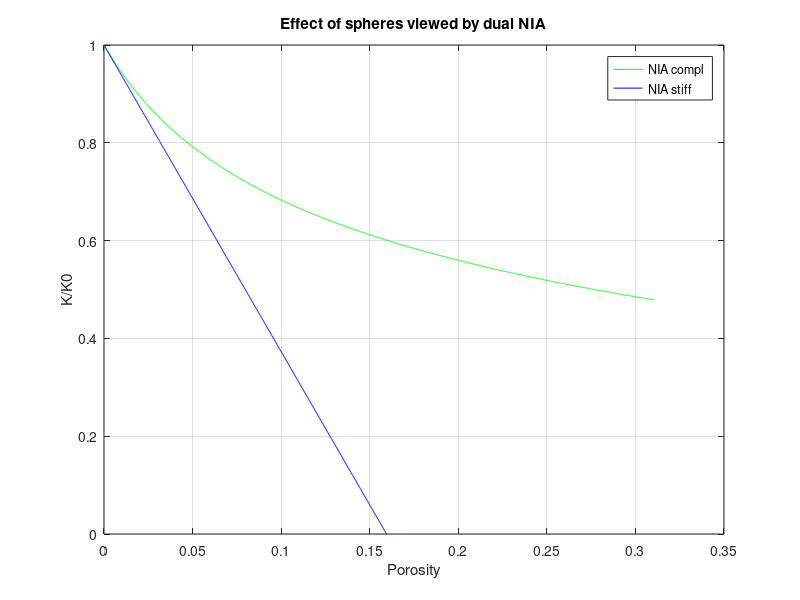
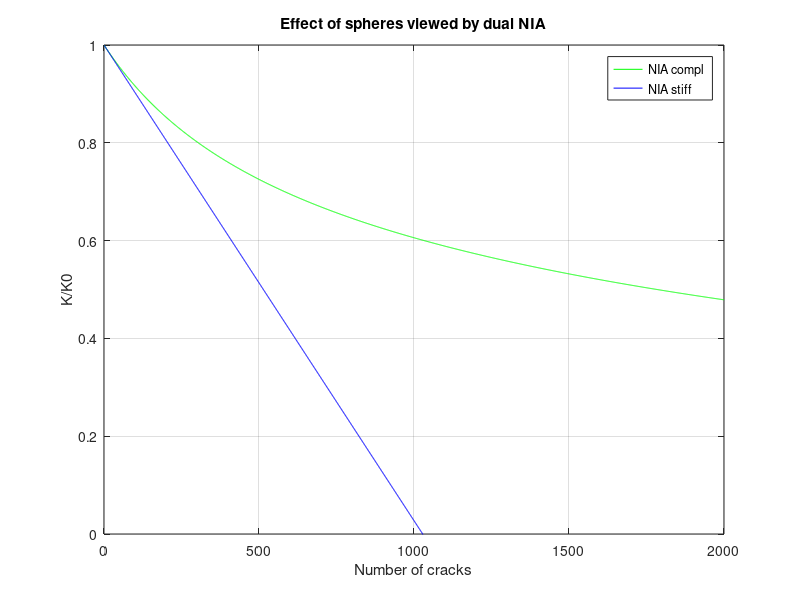
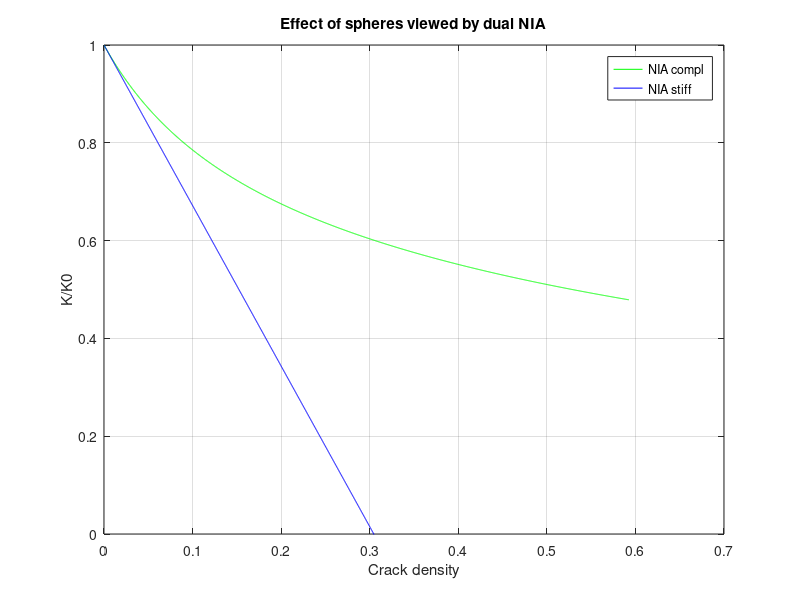
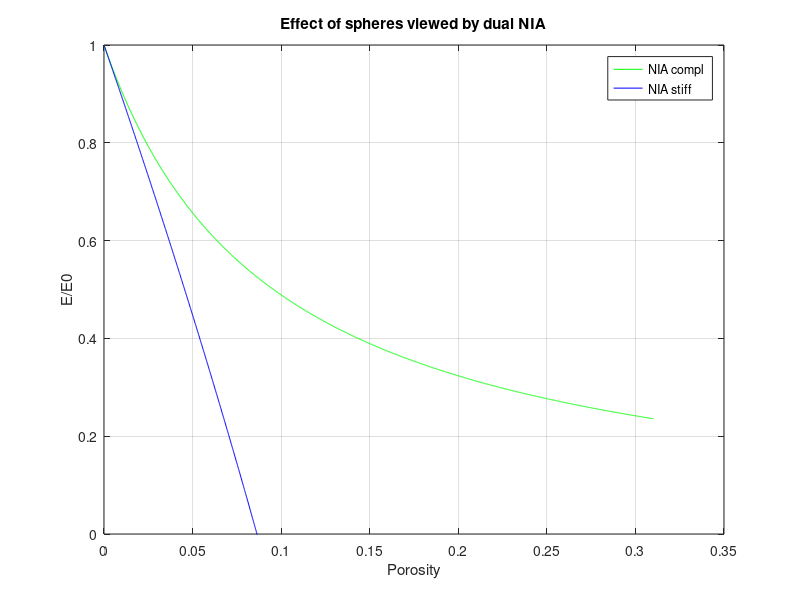

Reproduce these figures in MATLAB, in order.
clear all; close all; clc;

%%%%%%%%%%%%%%%%%%%%%%%%%%%%%%%%%%%%%%%%%%%%%%%%%%%%%%%%%%%%%%%%%%%%%%
%            Choose background and inclusion properties              %
%%%%%%%%%%%%%%%%%%%%%%%%%%%%%%%%%%%%%%%%%%%%%%%%%%%%%%%%%%%%%%%%%%%%%%
vol=30*30*30;
% vol=62.5*pi*12.5^2;         % volume of the sample (in mm3)
E=1;                        % background Young modulus (in GPa)
v=0.23;                     % background Poisson ratio
l=E.*v./((1+v).*(1-2.*v));  % background lame parameter
G=E./(2+2.*v);              % background rigidity
K=E./(3.*(1-2.*v));         % background bulk modulus
Kf=0/0.45;                  % min 0GPa (air) max 8GPa (ice at zero deg) 

% first inclusion type
for j=1:2000
n(1)=1*j;                     % number of defined inclusions
a(1)=2;                     % radius of circular inclusion (in mm)
y(1)=0.125;                    % aspect ratio of inclusion
or(1)=0;                    % orientation of inclusion 0=horizontal 1=vertical

% second inclusion type
n(2)=0;                     % number of defined inclusions
a(2)=8;                     % radius of circular inclusion (in mm)
y(2)=0.2;                    % aspect ratio of inclusion
or(2)=1;                    % orientation of inclusion 0=horizontal 1=vertical

%%%%%%%%%%%%%%%%%%%%%%%%%%%%%%%%%%%%%%%%%%%%%%%%%%%%%%%%%%%%%%%%%%%%%%
%               Compute effective elastic properties                 %
%%%%%%%%%%%%%%%%%%%%%%%%%%%%%%%%%%%%%%%%%%%%%%%%%%%%%%%%%%%%%%%%%%%%%%

 Cb= [ l+2.*G, l, l, 0, 0, 0;
     l,  l+2.*G, l, 0, 0, 0;
     l, l,  l+2.*G, 0, 0, 0;
     0, 0, 0, G, 0, 0;
     0, 0, 0, 0, G, 0; 
     0, 0, 0, 0, 0, G; ]; 

 C1= [Kf/3, Kf/3, Kf/3, 0, 0, 0;
     Kf/3,  Kf/3, Kf/3, 0, 0, 0;
     Kf/3, Kf/3,  Kf/3, 0, 0, 0;
     0, 0, 0, 0, 0, 0;
     0, 0, 0, 0, 0, 0; 
     0, 0, 0, 0, 0, 0; ]; 
Sb=inv(Cb);

I=[1 0 0 0 0 0;
    0 1 0 0 0 0;
    0 0 1 0 0 0;
    0 0 0 1 0 0;
    0 0 0 0 1 0;   
    0 0 0 0 0 1;];

F=[1 0 0 0 0 0;
    0 1 0 0 0 0;
    0 0 1 0 0 0;
    0 0 0 2 0 0;
    0 0 0 0 2 0;   % correction matrix due to double-dot product (P:Cb or Cb:e)
    0 0 0 0 0 2;];

B11=1; B12=0; B13=0; B21=0; B22=0; B23=1; B31=0; B32=-1; B33=0; % cracks become having x2 normal
MB= [B11*B11 B12*B12 B13*B13 B12*B13 B11*B13 B11*B12;
     B21*B21 B22*B22 B23*B23 B22*B23 B21*B23 B21*B22;
     B31*B31 B32*B32 B33*B33 B32*B33 B31*B33 B31*B32;
     2*B21*B31 2*B22*B32 2*B23*B33 B22*B33+B23*B32 B21*B33+B23*B31 B21*B32+B22*B31;
     2*B11*B31 2*B12*B32 2*B13*B33 B12*B33+B13*B32 B11*B33+B13*B31 B11*B32+B12*B31;
     2*B11*B21 2*B12*B22 2*B13*B23 B12*B23+B13*B22 B11*B23+B13*B21 B11*B22+B12*B21;];

H1=[0.5 0.5 0 0 0 0;
    0.5 0.5 0 0 0 0;
    0 0 0 0 0 0;
    0 0 0 0 0 0;
    0 0 0 0 0 0;
    0 0 0 0 0 0;];

H5=[0.5 -0.5 0 0 0 0;
    -0.5 0.5 0 0 0 0;
         0 0 0 0 0 0;
         0 0 0 0 0 0;
         0 0 0 0 0 0;
        0 0 0 0 0 2;]; % not sure if not 0.5 for ij=66

H2=[0 0 1 0 0 0;
    0 0 1 0 0 0;
    0 0 0 0 0 0;
    0 0 0 0 0 0;
    0 0 0 0 0 0;
    0 0 0 0 0 0;];

H3=[0 0 0 0 0 0;
    0 0 0 0 0 0;
    1 1 0 0 0 0;
    0 0 0 0 0 0;
    0 0 0 0 0 0;
    0 0 0 0 0 0;];

H6=[0 0 0 0 0 0;
    0 0 0 0 0 0;
    0 0 0 0 0 0;
    0 0 0 2 0 0;
    0 0 0 0 2 0;
    0 0 0 0 0 0;]; % not sure if not 0.5 for both

H4=[0 0 0 0 0 0;
    0 0 0 0 0 0;
    0 0 1 0 0 0;
    0 0 0 0 0 0;
    0 0 0 0 0 0;
    0 0 0 0 0 0;];

%%% LOOP - y %%%
for i=1:2

if y(i)>1   
 s(i)=1./(1-y(i).^2)-y(i)./(1-y(i).^2).*(1/(sqrt(y(i).^2-1))).*acosh(y(i));
 else
 s(i)=1./(1-y(i).^2)-y(i)./(1-y(i).^2).*(1/(sqrt(1-y(i).^2))).*acos(y(i));
end

t=0.5*(1-s(i));
psi1=(y(i).^2.*(4*t-1)-t)./(4*(1-y(i).^2));
psi2=(y(i).^2.*(1-2*t)-t)./(4*(1-y(i).^2));
psi4=(3.*t-1)./(2*(1-y(i).^2));

  p1=(1./G).*(t+psi1./(1-v));
  p2=psi2./(G.*(1-v));
  p3=p2;
  p4=(1./G).*(1-2*t+psi4./(1-v));
  p5=(1./G).*(t+psi1./(2*(1-v)));
  p6=(1./G).*(0.5*(1-t)+2*psi2./(1-v));

 P=p1*H1+p2*H2+p3*H3+p4*H4+p5*H5+p6*H6; 
 Prot=MB'*P*MB;

if or(i)==0
 N(:,:,i)=((C1-Cb)^(-1)+P)^(-1);
  %N(:,:,i)=((-Cb)^(-1)+P)^(-1); %if dry, to be used in Shapiro analogous
else
 N(:,:,i)=((C1-Cb)^(-1)+Prot)^(-1);
   %N(:,:,i)=((-Cb)^(-1)+Prot)^(-1); %if dry, to be used in Shapiro analogous
end

%  R1=N(1,1,i)+N(1,2,i)+N(1,3,i); R2=N(2,1,i)+N(2,2,i)+N(2,3,i); R3=N(3,1,i)+N(3,2,i)+N(3,3,i); R=R1+R2+R3; del=(Kf-K)./(R); % effect of fluid
%  dN(:,:,i)=-(1./R).*(1./(1+del)).*[R1.^2 R1.*R2 R1.*R3 0 0 0; R1.*R2 R2.^2 R2.*R3 0 0 0; R1.*R3 R2.*R3 R3.^2 0 0 0; 0 0 0 0 0 0;0 0 0 0 0 0; 0 0 0 0 0 0;];
% sigma3=10; Q33(i)=-1/(1+del)*(R3/R); % needed for pore pressures in uniaxial test
% analogous to Shapiro and Kachanov so that set-impact and pore-impact
% approaches can be obtained by manipulating dN (or dH by analogy)...
% C_eff2=Cb+n(1)*p(1)*(N(:,:,1)+dN(:,:,1))+n(2)*p(2)*(N(:,:,2)+dN(:,:,2));

 Q=Cb-F*Cb*(F*P*Cb);

if or(i)==0
H(:,:,i)=inv(Q);
else
H(:,:,i)=inv(Cb-F*Cb*(Prot)*F*Cb);
end

R1=H(1,1,i)+H(1,2,i)+H(1,3,i); R2=H(2,1,i)+H(2,2,i)+H(2,3,i); R3=H(3,1,i)+H(3,2,i)+H(3,3,i); R=R1+R2+R3; del=(1./Kf-1./K)./(R); % effect of fluid
dH(:,:,i)=-(1./R).*(1./(1+del)).*[R1.^2 R1.*R2 R1.*R3 0 0 0; R1.*R2 R2.^2 R2.*R3 0 0 0; R1.*R3 R2.*R3 R3.^2 0 0 0; 0 0 0 0 0 0;0 0 0 0 0 0; 0 0 0 0 0 0;];
sigma3=10; Q33(i)=-1/(1+del)*(R3/R); % needed for pore pressures in uniaxial test

p(i)=(4/3).*(pi.*y(i).*a(i).^3)./vol;  % volume fraction of a defined pore
end

p_total(j)=n(1)*p(1)+n(2)*p(2);
e_total(j)=(n(1)*a(1).^3./vol)+(n(2)*a(2).^3./vol);
n_total(j)=n(1)+n(2);

%%%%%%%%%%%%%%%%%%%%%%%%%%%%%%%%%%%%%%%%%%%%
%%%%%%%%%%%%%%%  RESULTS  %%%%%%%%%%%%%%%%%%
%%%%%%%%%%%%%%%%%%%%%%%%%%%%%%%%%%%%%%%%%%%%

%%%%%%%%%%%%%%%%%%%%%%%%
%%%% NIA compliance %%%%
%%%%%%%%%%%%%%%%%%%%%%%%
S_eff1=Sb+n(1)*p(1)*(H(:,:,1)+dH(:,:,1))+n(2)*p(2)*(H(:,:,2)+dH(:,:,2));
C_eff1=inv(S_eff1);
E_eff1=1/S_eff1(3,3);    % uniaxial test - assume x3
K_eff1=(C_eff1(1,1)+C_eff1(1,2)+C_eff1(1,3)+C_eff1(2,1)+C_eff1(2,2)+C_eff1(2,3)+C_eff1(3,1)+C_eff1(3,2)+C_eff1(3,3))*(1/9);
K_ratio_NIA1(j)=K_eff1/K;
E_ratio_NIA1(j)=E_eff1/E;

%%%%%%%%%%%%%%%%%%%%%%%%
%%%% NIA stiffness  %%%%
%%%%%%%%%%%%%%%%%%%%%%%%

C_eff2=Cb+n(1)*p(1)*(N(:,:,1))+n(2)*p(2)*(N(:,:,2));
S_eff2=inv(C_eff2);
E_eff2=1/S_eff2(3,3);    % uniaxial test - assume x3
K_eff2=(C_eff2(1,1)+C_eff2(1,2)+C_eff2(1,3)+C_eff2(2,1)+C_eff2(2,2)+C_eff2(2,3)+C_eff2(3,1)+C_eff2(3,2)+C_eff2(3,3))*(1/9);
K_ratio_NIA2(j)=K_eff2/K;
E_ratio_NIA2(j)=E_eff2/E;
end


%%
figure; 
plot(p_total,K_ratio_NIA1,'green'); hold on
plot(p_total,K_ratio_NIA2,'blue')
legend('NIA compl','NIA stiff')
title('Effect of spheres viewed by dual NIA')
yticks([0 0.2 0.4 0.6 0.8 1])
% xticks([0 0.2 0.4 0.6 0.8 1])
ylabel('K/K0')
xlabel('Porosity')
ylim([0 1])
% xlim([0 1])
grid on

figure;
plot(n_total,K_ratio_NIA1,'green'); hold on
plot(n_total,K_ratio_NIA2,'blue')
legend('NIA compl','NIA stiff')
title('Effect of spheres viewed by dual NIA')
yticks([0 0.2 0.4 0.6 0.8 1])
% xticks([0 0.2 0.4 0.6 0.8 1])
ylabel('K/K0')
xlabel('Number of cracks')
ylim([0 1])
% xlim([0 1])
grid on

figure;
plot(e_total,K_ratio_NIA1,'green'); hold on
plot(e_total,K_ratio_NIA2,'blue')
legend('NIA compl','NIA stiff')
title('Effect of spheres viewed by dual NIA')
yticks([0 0.2 0.4 0.6 0.8 1])
% xticks([0 0.2 0.4 0.6 0.8 1])
ylabel('K/K0')
xlabel('Crack density')
ylim([0 1])
% xlim([0 1])
grid on

figure;
plot(p_total,E_ratio_NIA1,'green'); hold on
plot(p_total,E_ratio_NIA2,'blue')
legend('NIA compl','NIA stiff')
title('Effect of spheres viewed by dual NIA')
yticks([0 0.2 0.4 0.6 0.8 1])
% xticks([0 0.2 0.4 0.6 0.8 1])
ylabel('E/E0')
xlabel('Porosity')
ylim([0 1])
% xlim([0 1])
grid on

figure;
plot(n_total,E_ratio_NIA1,'green'); hold on
plot(n_total,E_ratio_NIA2,'blue')
legend('NIA compl','NIA stiff')
title('Effect of spheres viewed by dual NIA')
yticks([0 0.2 0.4 0.6 0.8 1])
% xticks([0 0.2 0.4 0.6 0.8 1])
ylabel('E/E0')
xlabel('Number of cracks')
ylim([0 1])
% xlim([0 1])
grid on

figure;
plot(e_total,E_ratio_NIA1,'green'); hold on
plot(e_total,E_ratio_NIA2,'blue')
legend('NIA compl','NIA stiff')
title('Effect of spheres viewed by dual NIA')
yticks([0 0.2 0.4 0.6 0.8 1])
% xticks([0 0.2 0.4 0.6 0.8 1])
ylabel('E/E0')
xlabel('Crack density')
ylim([0 1])
% xlim([0 1])
grid on

E_ratio_NIA1(300)
E_ratio_NIA2(300)

























%%%%%%%%%%%%%%%%%%%%%%%%%%%%%%%%%%%%%%%%%%%%%%%%%%%%%%%%%%%%%%%%%%%%%%
%  Compute conjectured effective elasticity (poroelastic approach)   %
%%%%%%%%%%%%%%%%%%%%%%%%%%%%%%%%%%%%%%%%%%%%%%%%%%%%%%%%%%%%%%%%%%%%%%

% H=(n(1)*p(1)*H(:,:,1)+n(2)*p(2)*H(:,:,2))/(n(1)*p(1)+n(2)*p(2));  % connected pores treated as one inhomogeneity
% R1=H(1,1)+H(1,2)+H(1,3); R2=H(2,1)+H(2,2)+H(2,3); R3=H(3,1)+H(3,2)+H(3,3); R=R1+R2+R3; del=(1./Kf-1./K)./(R); % effect of fluid
% dH=-(1./R).*(1./(1+del)).*[R1.^2 R1.*R2 R1.*R3 0 0 0; R1.*R2 R2.^2 R2.*R3 0 0 0; R1.*R3 R2.*R3 R3.^2 0 0 0; 0 0 0 0 0 0;0 0 0 0 0 0; 0 0 0 0 0 0;];
% Q33=-1/(1+del)*(R3/R);  
% 
% S_eff_conjecture=Sb+(n(1)*p(1)+n(2)*p(2))*(H+dH);
% C_eff_conjecture=inv(S_eff_conjecture);
% E_eff_conjecture=1/S_eff_conjecture(3,3)
% 
% E_eff-E_eff_conjecture

%%%%%%%%%%%%%%%%%%%%%%%%%%%%%%%%%%%%%%%%%%%%%%%%%%%%%%%%%%%%%%%%%%%%%%
%          Comparison of pore pressures  (both approaches)           %
%%%%%%%%%%%%%%%%%%%%%%%%%%%%%%%%%%%%%%%%%%%%%%%%%%%%%%%%%%%%%%%%%%%%%%

% pf1=Q33(1)*sigma3;   % pore pressure in pore 1
% pf2=Q33(2)*sigma3;   % pore pressure in pore 2
% pf=Q33*sigma3;       % uniformed pore pressure